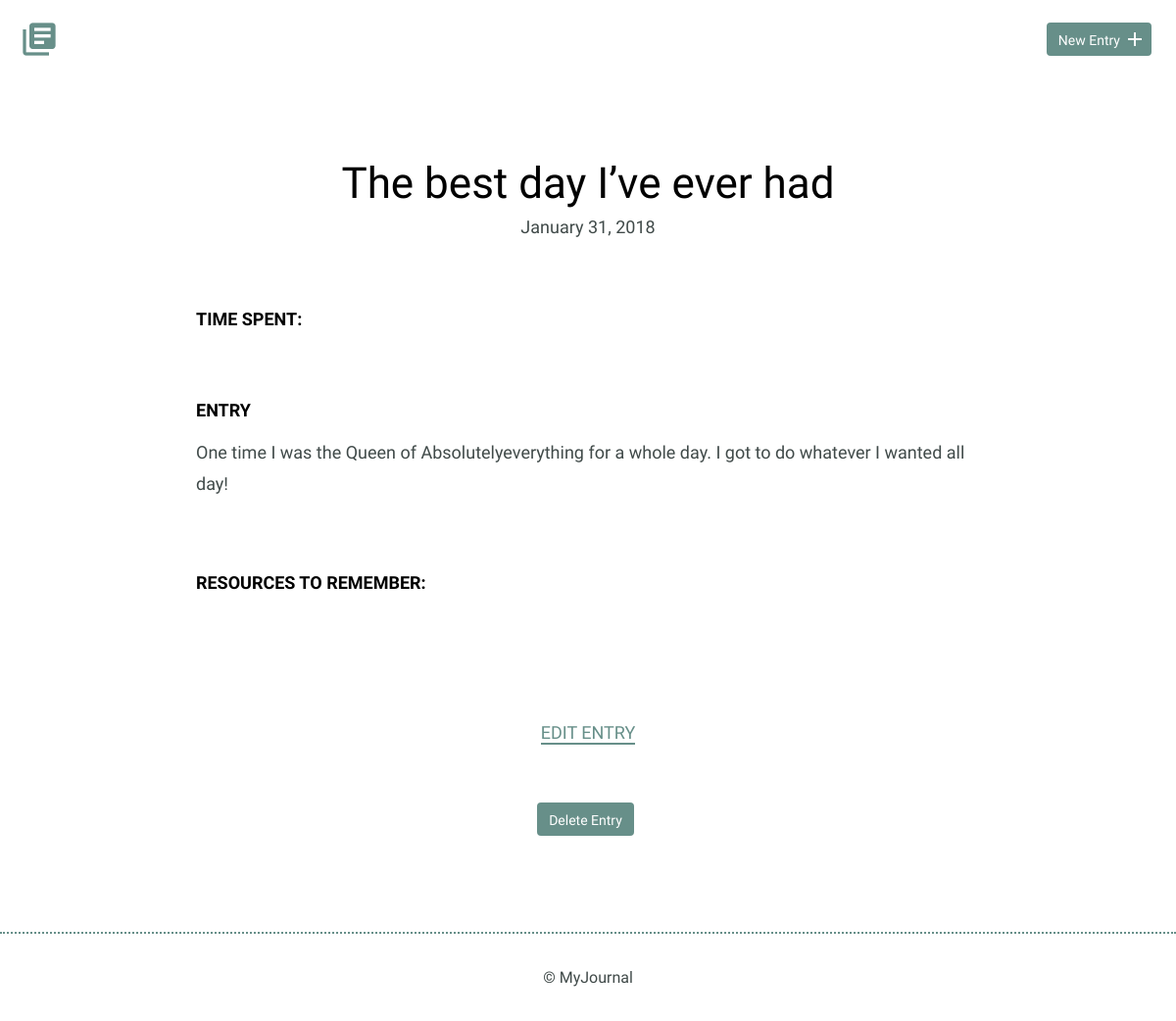
Page /detail.php on the earlier database version.
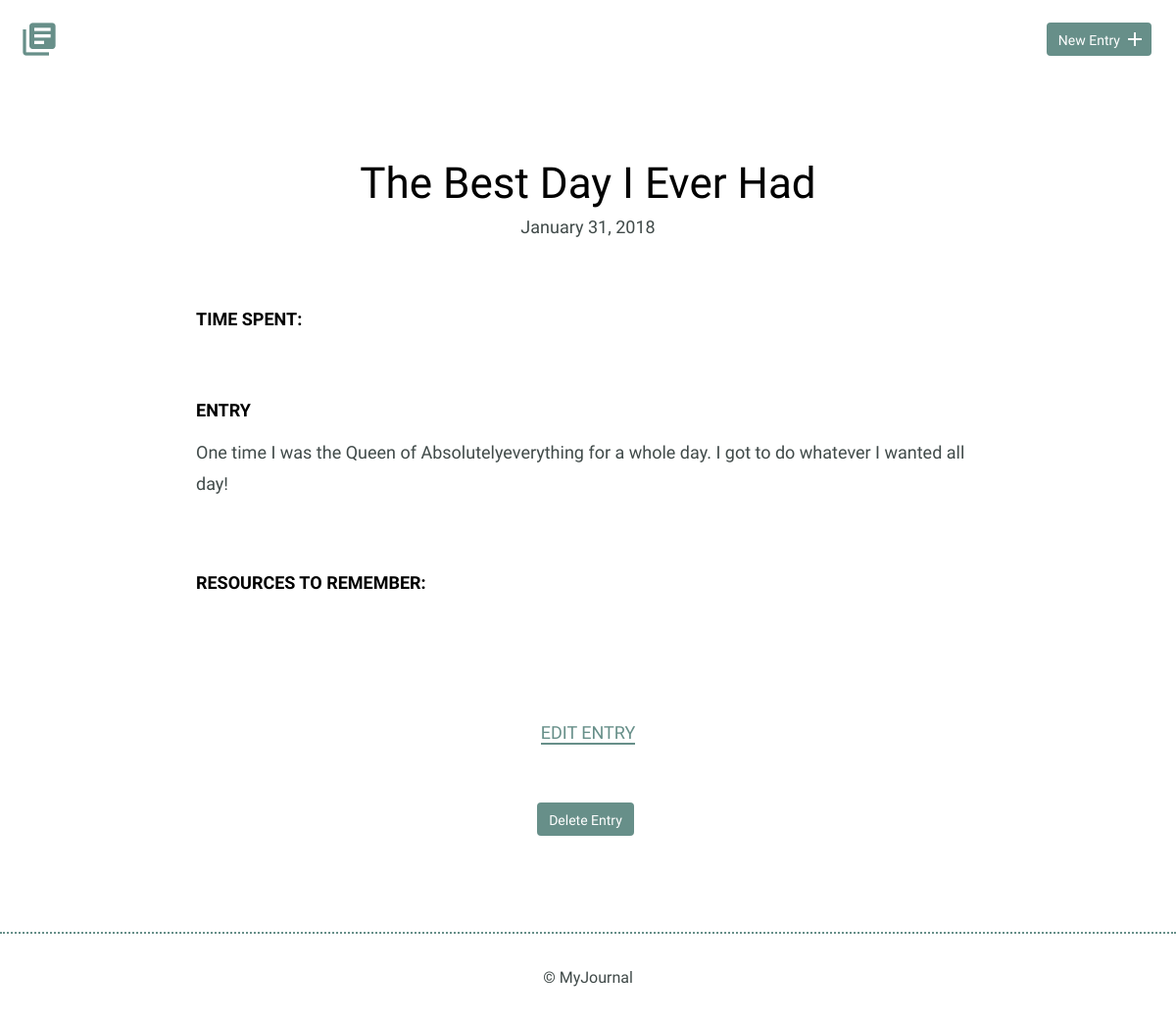
Same page on the later database version.
### tables this page shows
CREATE TABLE "journal" (
	`journal_id`	INTEGER,
	`title`	TEXT,
	`date`	TEXT,
	`time_spent`	INTEGER,
	`entry`	TEXT,
	PRIMARY KEY(`journal_id`)
);

### inc/functions.php (called while the page is built, shortened)
<?php
    try {
              $sql = "SELECT * FROM journal";
              $results = $db->prepare($sql);
              $results->execute();
              $journals =  $results->fetchAll(PDO::FETCH_ASSOC);
          }  catch (Exception $e) {
        echo "Bad request from query 1: " . $e->getMessage();
        exit;
    }

### detail.php (the view, shortened to what this page needs)
<?php
require('inc/connection.php');
include('inc/functions.php');
include('inc/header.php');
$entry_id = filter_input(INPUT_GET, 'q', FILTER_SANITIZE_NUMBER_INT);
$entry_id--;
?>
        <section>
            <div class="container">
                <div class="entry-list single">
                    <article>
          <?php
          foreach($journals as $entry) {
              if($entry['journal_id'] == ($entry_id+1) ) {
              echo "<h1>" .$entry['title'] . "</h1>";
                  $getdate = $entry['date'];
                  $date = date("F d, Y", strtotime($getdate));
              echo '<time datetime="' .$getdate .'">';
              echo $date . "</time>";
              echo '<div class="entry"><h3>Time Spent: </h3>';
              echo '<p>' . $journals[$entry_id]['time_spent'];
              echo '</p></div><div class="entry"><h3>Entry</h3>';
              echo "<p>" .$entry['entry'] . "</p>";
            }
          } ?>
              </div><div class="entry">
              <h3>Resources to Remember:</h3>
                   </div>
                    </article>
                </div>
            </div>
            <div class="edit">
                  <p>
                  <?php
                  $project_id = $journals[$entry_id]['journal_id'];
                  echo '<a href="edit.php?q='
                        . $project_id
                        . '">Edit Entry</a></p>';
                        ?>
          <br>
          <p>
            <form method='post' action='detail.php?q=<?php echo ($entry_id +1);?>' onsubmit="return confirm('Are you sure you want to delete this entry? (Can NOT be undone)')">
          <input type='submit' class="button" value='Delete Entry'  />
            </form>
          </p>
            </div>
        </section>
        <?php
        include('inc/footer.php'); ?>
    </body>
</html>

Differences in the rows shown:
changed journal: title "The best day I’ve ever had" → "The Best Day I Ever Had"
